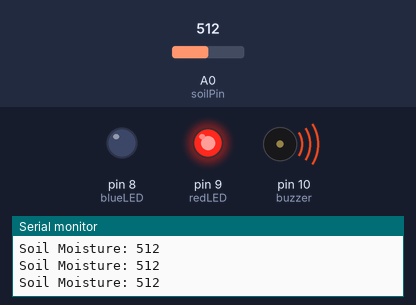
Bench run of a sketch on a simulated Arduino Uno, built with avr-gcc and run on an emulated ATmega328P. Parts: output pins drawn as LEDs (lit = HIGH), buzzer (waves = sounding, pin HIGH), the last lines printed to the serial monitor. Inputs (shaded band) come from the test bench; at power-on: A0 (soilPin) = 512.

Above: at 1.3 s.
1.4 s: A0 (soilPin) set to 487
At 2.7 s:
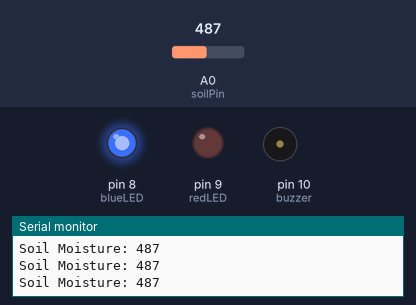
3.0 s: A0 (soilPin) set to 510
At 4.0 s:
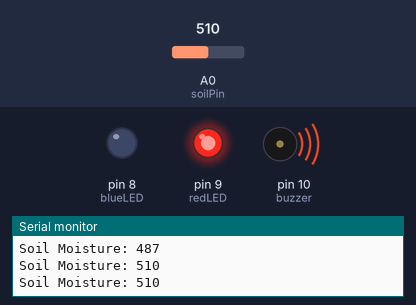
4.5 s: A0 (soilPin) set to 490
At 5.2 s:
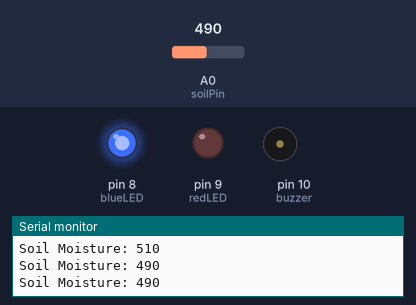
Timing chart, 0 to 7.5 s (numbered marks = the images above; inputs shaded):
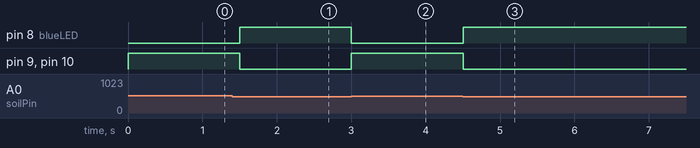

The sketch:

soilmositure_system.ino
```cpp
const int soilPin = A0;
const int blueLED = 8;
const int redLED = 9;
const int buzzer = 10;

// Adjust this after testing
const int threshold = 500;

void setup() {
  pinMode(blueLED, OUTPUT);
  pinMode(redLED, OUTPUT);
  pinMode(buzzer, OUTPUT);

  Serial.begin(9600);
}

void loop() {
  int soilValue = analogRead(soilPin);

  Serial.print("Soil Moisture: ");
  Serial.println(soilValue);

  if (soilValue >= threshold) {
    // Soil is dry
    digitalWrite(blueLED, LOW);
    digitalWrite(redLED, HIGH);
    digitalWrite(buzzer, HIGH);
  } else {
    // Soil is wet
    digitalWrite(blueLED, HIGH);
    digitalWrite(redLED, LOW);
    digitalWrite(buzzer, LOW);
  }

  delay(500);
}
```

Measured:
- the behaviour switches between 500 and 499 on A0 (soilPin) (found by bisection; images 0 and 1)
- after the input at 1.4 s, pin 8 (blueLED): LOW → HIGH after 0.10 s; pin 9 (redLED), pin 10 (buzzer): HIGH → LOW after 0.10 s
- after the input at 3.0 s, pin 8 (blueLED): HIGH → LOW at once; pin 9 (redLED), pin 10 (buzzer): LOW → HIGH at once
- after the input at 4.5 s, pin 8 (blueLED): LOW → HIGH at once; pin 9 (redLED), pin 10 (buzzer): HIGH → LOW at once
